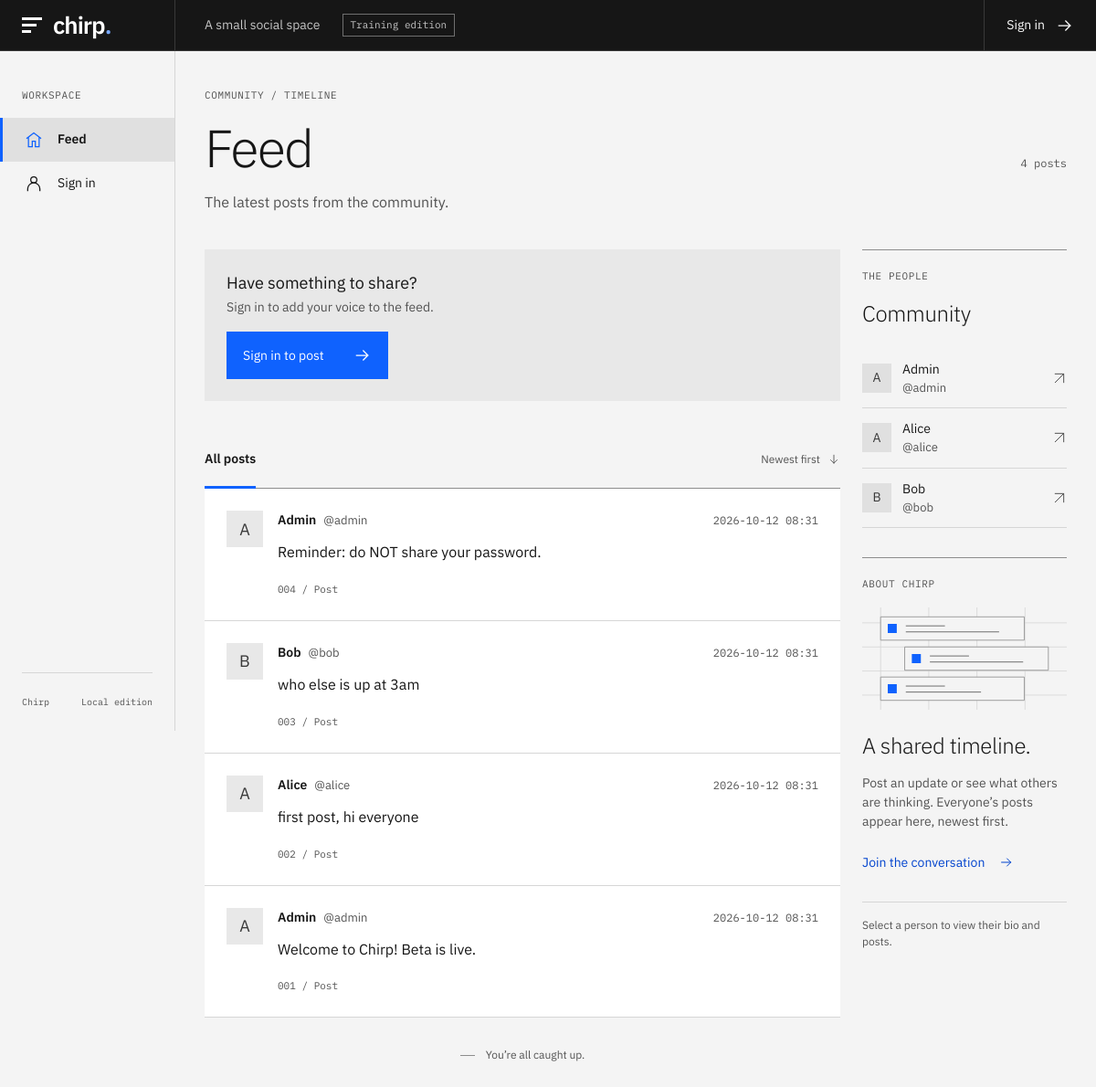
Before: / with the older database file.
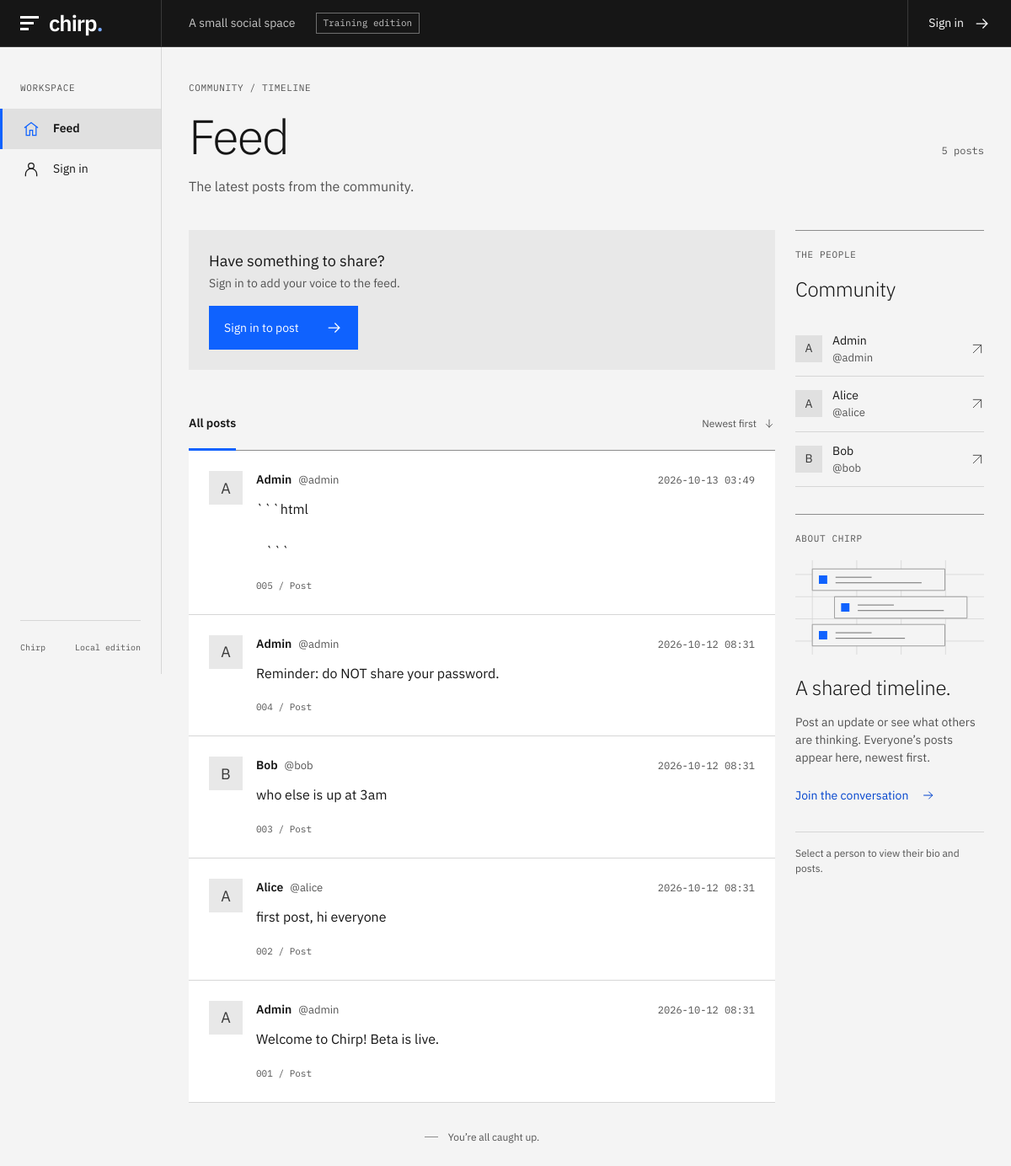
After: the same page with the newer database file.
### tables this page shows
CREATE TABLE users (
        id INTEGER PRIMARY KEY AUTOINCREMENT,
        username TEXT UNIQUE NOT NULL,
        password TEXT NOT NULL,      -- stored in plaintext (part of the lesson)
        email TEXT,
        bio TEXT
    );

CREATE TABLE tweets (
        id INTEGER PRIMARY KEY AUTOINCREMENT,
        user_id INTEGER NOT NULL,
        body TEXT NOT NULL,
        created TEXT DEFAULT CURRENT_TIMESTAMP
    );

### app.py (the view)
@app.route("/")
def index():
    db = get_db()
    tweets = db.execute(
        """SELECT tweets.id, tweets.body, tweets.created, users.username
           FROM tweets JOIN users ON tweets.user_id = users.id
           ORDER BY tweets.id DESC"""
    ).fetchall()
    members = db.execute(
        "SELECT username FROM users ORDER BY username LIMIT 6"
    ).fetchall()
    return render_template(
        "index.html", tweets=tweets, members=members, user=current_user()
    )

### app.py (called while the page is built, shortened)
def get_db():
    if "db" not in g:
        g.db = sqlite3.connect(DB_PATH)
        g.db.row_factory = sqlite3.Row
    return g.db

def current_user():
    token = request.cookies.get("session")
    if not token:
        return None

### templates/index.html
{% extends "base.html" %}
{% from "components.html" import icon, post %}
{% block content %}
  <div class="page-heading">
    <p class="eyebrow">COMMUNITY / TIMELINE</p>
    <div class="heading-line"><h1>Feed</h1><span class="heading-count">{{ tweets | length }} {{ 'post' if tweets | length == 1 else 'posts' }}</span></div>
    <p class="page-description">The latest posts from the community.</p>
  </div>
  <div class="content-grid">
    <section class="feed-column" aria-label="Community feed">
      {% if user %}
        <form class="composer" id="compose" method="post" action="/tweet" data-pending="Posting…" data-shortcut>
          {% if config.get('CHIRP_FIXED') %}<input type="hidden" name="csrf_token" value="{{ csrf_token() }}">{% endif %}
          <div class="composer-label"><label for="post-body">What’s on your mind?</label><span class="handle">@{{ user['username'] }}</span></div>
          <textarea id="post-body" name="body" rows="3" placeholder="Write a thought, an update, a question…"></textarea>
          <div class="composer-footer"><span>Ctrl / Cmd + Enter to post</span><button type="submit" class="button">Post {{ icon('arrow') }}</button></div>
        </form>
      {% else %}
        <div class="join-panel" id="compose"><div><h2>Have something to share?</h2><p>Sign in to add your voice to the feed.</p></div><a class="button" href="/login">Sign in to post {{ icon('arrow') }}</a></div>
      {% endif %}
      <div class="feed-toolbar"><h2>All posts</h2><span>Newest first {{ icon('arrow') }}</span></div>
      <div class="post-list">
        {% for t in tweets %}{{ post(t) }}{% else %}<div class="empty-state"><h2>The conversation starts here.</h2><p>No posts yet. Share the first thought.</p></div>{% endfor %}
      </div>
      <div class="feed-end"><span class="end-mark" aria-hidden="true"></span>You’re all caught up.</div>
    </section>
    <aside class="context-rail" aria-label="About the community">
      <section class="rail-section"><p class="eyebrow">THE PEOPLE</p><h2>Community</h2><div class="member-list">{% for member in members %}<a class="member" href="{{ url_for('profile', username=member['username']) }}"><span class="avatar avatar-small">{{ member['username'][0] | upper }}</span><span><strong>{{ member['username'] | capitalize }}</strong><span class="handle">@{{ member['username'] }}</span></span>{{ icon('external') }}</a>{% else %}<p class="muted">No members yet.</p>{% endfor %}</div></section>
      <section class="rail-section about-section"><p class="eyebrow">ABOUT CHIRP</p><img class="timeline-graphic" src="{{ url_for('static', filename='timeline.svg') }}" alt="" width="272" height="136"><h2>A shared timeline.</h2><p>Post an update or see what others are thinking. Everyone’s posts appear here, newest first.</p><a class="text-link" href="{% if user %}{{ url_for('profile', username=user['username']) }}{% else %}/login{% endif %}">{% if user %}Your profile{% else %}Join the conversation{% endif %} {{ icon('arrow') }}</a></section>
      <div class="rail-footer">Select a person to view their bio and posts.</div>
    </aside>
  </div>
{% endblock %}

### templates/base.html (shortened to what this page needs)
{% from "components.html" import icon %}
<!doctype html>
<html lang="en">
<head>
  <link rel="stylesheet" href="{{ url_for('static', filename='style.css') }}">
</head>
<body>
  <header class="shell-header">
    <a class="brand" href="/" aria-label="Chirp home"><span class="brand-mark" aria-hidden="true"><i></i><i></i><i></i></span>chirp<span class="brand-period">.</span></a>
    <span class="header-description">A small social space</span>
    <span class="edition-label {% if config.get('CHIRP_FIXED') %}edition-fixed{% endif %}">{% if config.get('CHIRP_FIXED') %}Fixed edition{% else %}Training edition{% endif %}</span>
    <div class="header-account">
      {% if user %}
        <a href="{{ url_for('profile', username=user['username']) }}">{{ icon('user') }}<span>@{{ user['username'] }}</span></a>
        {% if config.get('CHIRP_FIXED') %}
          <form class="header-signout-form" method="post" action="/logout">
            <input type="hidden" name="csrf_token" value="{{ csrf_token() }}">
            <button class="header-signout" type="submit" aria-label="Sign out">{{ icon('logout') }}</button>
          </form>
        {% else %}<a class="header-signout" href="/logout" aria-label="Sign out">{{ icon('logout') }}</a>{% endif %}
      {% else %}
        <a href="/login">Sign in {{ icon('arrow') }}</a>
      {% endif %}
    </div>
  </header>
  <div class="app-shell">
    <aside class="sidebar">
      <div class="nav-label">WORKSPACE</div>
      <nav class="side-nav" aria-label="Main navigation">
        <a href="/" {% if request.endpoint == 'index' %}aria-current="page"{% endif %}>{{ icon('home') }}<span>Feed</span></a>
        {% if user %}
          <a href="{{ url_for('profile', username=user['username']) }}" {% if request.endpoint == 'profile' and profile_user['username'] == user['username'] %}aria-current="page"{% endif %}>{{ icon('user') }}<span>My profile</span></a>
          <a href="/settings" {% if request.endpoint == 'settings' %}aria-current="page"{% endif %}>{{ icon('settings') }}<span>Settings</span></a>
          {% if user['username'] == 'admin' %}<a href="/admin" {% if request.endpoint == 'admin' %}aria-current="page"{% endif %}>{{ icon('users') }}<span>Admin</span></a>{% endif %}
        {% else %}
          <a href="/login" {% if request.endpoint == 'login' %}aria-current="page"{% endif %}>{{ icon('user') }}<span>Sign in</span></a>
        {% endif %}
      </nav>
      <div class="sidebar-bottom">
        <div class="sidebar-footer"><span>Chirp</span><span>Local edition</span></div>
      </div>
    </aside>
    <main id="main" class="main-content" tabindex="-1">
      {% set notices = {'posted': 'Your post is now on the feed.', 'saved': 'Your profile has been updated.', 'signed-in': 'You’re signed in. Welcome back.', 'signed-out': 'You’ve signed out.'} %}
      {% block content %}{% endblock %}
    </main>
  </div>
</body>
</html>

### templates/components.html
{% macro icon(name) -%}
<svg class="icon" width="20" height="20" viewBox="0 0 24 24" fill="none" stroke="currentColor" stroke-width="1.5"
  stroke-linecap="square" stroke-linejoin="miter" aria-hidden="true" focusable="false">
  {% if name == 'arrow' %}
  <path d="M4 12h15M13 6l6 6-6 6" />
  {% elif name == 'home' %}
  <path d="m3 10 9-7 9 7M5 9v12h5v-7h4v7h5V9" />
  {% elif name == 'user' %}
  <circle cx="12" cy="7" r="4" />
  <path d="M4 21v-2a8 8 0 0 1 16 0v2" />
  {% elif name == 'users' %}
  <circle cx="9" cy="7" r="3" />
  <path d="M2 21v-3a7 7 0 0 1 14 0v3M16 4a3 3 0 0 1 0 6M19 14a6 6 0 0 1 3 5v2" />
  {% elif name == 'settings' %}
  <path d="M3 6h18M3 12h18M3 18h18" />
  <path d="M7 3v6M16 9v6M9 15v6" />
  {% elif name == 'logout' %}
  <path d="M10 3H4v18h6M10 12h11M16 7l5 5-5 5" />
  {% elif name == 'plus' %}
  <path d="M12 4v16M4 12h16" />
  {% elif name == 'external' %}
  <path d="M5 19 19 5M5 5h14v14" />
  {% elif name == 'check' %}
  <path d="m4 12 5 5L20 6" />
  {% elif name == 'edit' %}
  <path d="m16 3 5 5-12 12-6 1 1-6ZM13 6l5 5" />
  {% endif %}
</svg>
{%- endmacro %}
{% macro post(tweet) -%}
<article class="post" id="post-{{ tweet['id'] }}">
  <a class="avatar" href="{{ url_for('profile', username=tweet['username']) }}"
    aria-label="View {{ tweet['username'] }}'s profile">{{ tweet['username'][0] | upper }}</a>
  <div class="post-content">
    <div class="post-meta">
      <a class="post-author" href="{{ url_for('profile', username=tweet['username']) }}">{{ tweet['username'] |
        capitalize }}<span class="handle">@{{ tweet['username'] }}</span></a>
      <time datetime="{{ tweet['created'] | replace(' ', 'T') }}Z">{{ tweet['created'][:16] }}</time>
    </div>
    <div class="post-body">{% if config.get('CHIRP_FIXED') %}{{ tweet['body'] }}{% else %}{{ tweet['body'] | safe }}{%
      endif %}</div>
    <a class="post-permalink" href="{{ url_for('index') }}#post-{{ tweet['id'] }}"
      aria-label="Link to post {{ tweet['id'] }}">{{ '%03d' | format(tweet['id']) }}<span aria-hidden="true"> /
      </span>Post</a>
  </div>
</article>
{%- endmacro %}

Changed rows visible on the page:
added tweets: {{ tweet['username'][0] | upper }} "A", {{ tweet['username'] |
        capitalize }} "Admin", {{ tweet['username'] }} "admin", created "2026-10-13 03:49", body "```html ```", id "005"
Other visible differences:
{{ tweets | length }}: "4" → "5"
